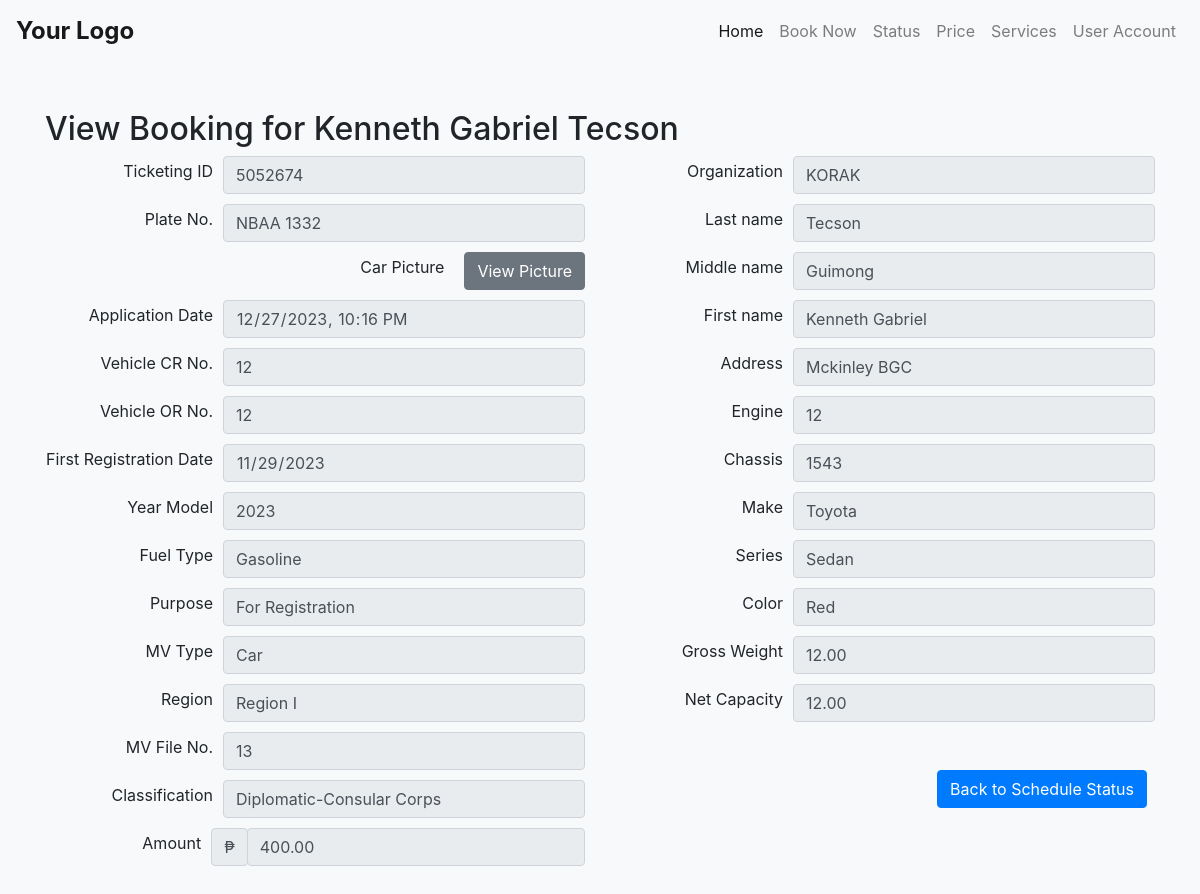
Page /view-booking.php?id=2 (signed in) on the earlier database version.
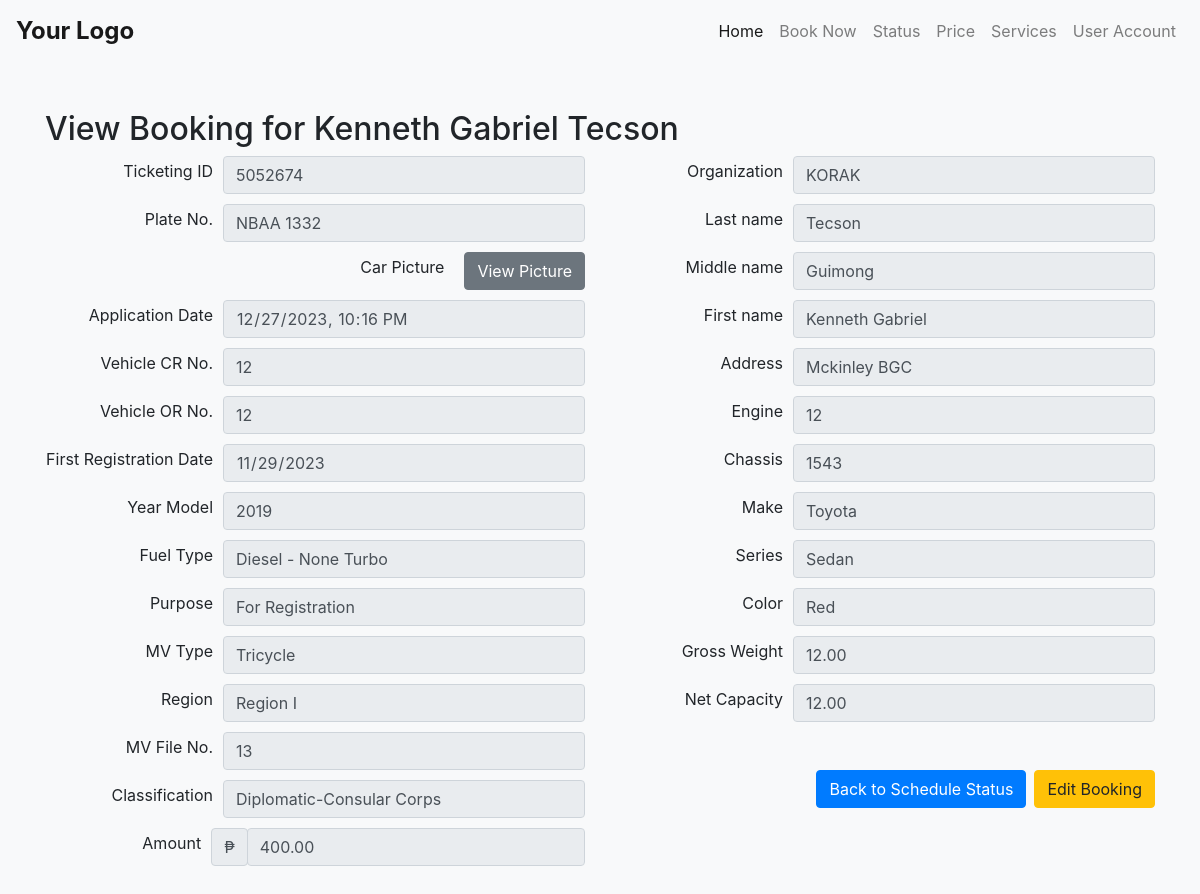
Same page on the later database version.
### tables this page shows
CREATE TABLE `car_emission` (
  `id` int(11) NOT NULL,
  `event_id` int(11) NOT NULL,
  `user_id` int(11) NOT NULL,
  `plate_number` varchar(20) NOT NULL,
  `customer_email` varchar(255) NOT NULL,
  `customer_first_name` varchar(255) NOT NULL,
  `customer_middle_name` varchar(255) DEFAULT NULL,
  `customer_last_name` varchar(255) NOT NULL,
  `address` varchar(255) DEFAULT NULL,
  `status` varchar(20) NOT NULL,
  `app_date` datetime DEFAULT NULL,
  `vehicle_cr_no` varchar(50) DEFAULT NULL,
  `vehicle_or_no` varchar(50) DEFAULT NULL,
  `first_reg_date` date DEFAULT NULL,
  `year_model` varchar(10) DEFAULT NULL,
  `fuel_type` varchar(50) DEFAULT NULL,
  `purpose` varchar(50) DEFAULT NULL,
  `mv_type` varchar(50) DEFAULT NULL,
  `region` varchar(50) DEFAULT NULL,
  `mv_file_no` varchar(50) DEFAULT NULL,
  `classification` varchar(50) DEFAULT NULL,
  `payment_date` datetime DEFAULT NULL,
  `petc_or` varchar(50) DEFAULT NULL,
  `amount` decimal(10,2) DEFAULT NULL,
  `organization` varchar(100) DEFAULT NULL,
  `engine` varchar(50) DEFAULT NULL,
  `chassis` varchar(50) DEFAULT NULL,
  `make` varchar(50) DEFAULT NULL,
  `series` varchar(50) DEFAULT NULL,
  `color` varchar(50) DEFAULT NULL,
  `gross_weight` decimal(10,2) DEFAULT NULL,
  `net_capacity` decimal(10,2) DEFAULT NULL,
  `cec_number` varchar(50) DEFAULT NULL,
  `mvect_operator` varchar(50) DEFAULT NULL,
  `car_picture` varchar(255) NOT NULL,
  `paymentMethod` varchar(50) NOT NULL,
  `paymentStatus` varchar(50) NOT NULL,
  `ticketing_id` varchar(20) NOT NULL,
  `reference_number` varchar(50) DEFAULT NULL,
  `date_tested` datetime DEFAULT NULL,
  `smurf_admin_id` int(11) DEFAULT NULL
);

### view-booking.php (the view, shortened to what the changed rows need)
<?php
include("partials/navbar.php");
include("connect/connection.php");
$customerEmail = $_SESSION['email'];
$customerQuery = $connect->prepare("SELECT first_name, middle_name, last_name FROM login WHERE email = ?");
$customerQuery->bind_param("s", $customerEmail);
$customerQuery->execute();
$customerResult = $customerQuery->get_result();
$customerDetails = $customerResult->fetch_assoc();
if (isset($_GET['id'])) {
    $bookingId = $_GET['id'];
    $bookingQuery = $connect->prepare("SELECT * FROM car_emission WHERE id = ?");
    $bookingQuery->bind_param("i", $bookingId);
    $bookingQuery->execute();
    $bookingResult = $bookingQuery->get_result();
    $bookingDetails = $bookingResult->fetch_assoc();
} else {
    header('Location: schedule-status.php');
    exit();
}
?>
<!DOCTYPE html>
<html lang="en">
<head>
    <link rel="stylesheet" href="https://maxcdn.bootstrapcdn.com/bootstrap/4.0.0/css/bootstrap.min.css">
</head>
<body class="bg-light">
    <div class="container py-5">
        <h2>View Booking for <?php echo $customerDetails['first_name'] . ' ' . $customerDetails['last_name']; ?></h2>
        <div class="row">
            <div class="col-md-6">
                    <div class="form-group">
                    <label for="ticketing_id"> Ticketing ID </label>
                    <input type="text" name="ticketing_id" id="ticketing_id" class="form-control" value="<?php echo $bookingDetails['ticketing_id']; ?>" readonly>
                    </div>
                    <div class="form-group">
                    <label for="plate_num"> Plate No. </label>
                    <input type="text" name="plate_num" id="plate_num" class="form-control" value="<?php echo $bookingDetails['plate_number']; ?>" readonly>
                    </div>
                    <div class="form-group">
                    <label for="appDate">Application Date</label>
                    <input type="datetime-local" name="appDate" id="appDate" class="form-control" value="<?php echo $bookingDetails['app_date']; ?>" readonly>
                    </div>
                    <div class="form-group">
                    <label for="vehicleCrNo">Vehicle CR No.</label>
                    <input type="text" name="vehicleCrNo" id="vehicleCrNo" class="form-control" value="<?php echo $bookingDetails['vehicle_cr_no']; ?>" readonly>
                    </div>
                    <div class="form-group">
                    <label for="vehicleOrNo">Vehicle OR No.</label>
                    <input type="text" name="vehicleOrNo" id="vehicleOrNo" class="form-control" value="<?php echo $bookingDetails['vehicle_or_no']; ?>" readonly>
                    </div>
                    <div class="form-group">
                    <label for="firstRegDate">First Registration Date</label>
                    <input type="date" name="firstRegDate" id="firstRegDate" class="form-control" value="<?php echo $bookingDetails['first_reg_date']; ?>" readonly>
                    </div>
                    <div class="form-group">
                    <label for="yearModel">Year Model</label>
                    <input type="text" name="yearModel" id="yearModel" class="form-control" value="<?php echo $bookingDetails['year_model']; ?>" readonly>
                    </div>
                    <div class="form-group">
                    <label for="fuelType">Fuel Type</label>
                    <input type="text" name="fuelType" id="fuelType" class="form-control" value="<?php echo $bookingDetails['fuel_type']; ?>" readonly>
                    </div>
                    <div class="form-group">
                    <label for="purpose">Purpose</label>
                    <input name="purpose" id="purpose" class="form-control" value="<?php echo $bookingDetails['purpose']; ?>" readonly>
                    </div>
                    <div class="form-group">
                    <label for="mvType">MV Type</label>
                    <input name="mvType" id="mvType" class="form-control" value="<?php echo $bookingDetails['mv_type']; ?>" readonly>
                    </div>
                    <div class="form-group">
                    <label for="region">Region</label>
                    <input name="region" id="region" class="form-control" value="<?php echo $bookingDetails['region']; ?>" readonly>
                    </div>
                    <div class="form-group">
                    <label for="mvFileNo">MV File No.</label>
                    <input type="text" name="mvFileNo" id="mvFileNo" class="form-control" value="<?php echo $bookingDetails['mv_file_no']; ?>" readonly>
                    </div>
                    <div class="form-group">
                    <label for="classification">Classification</label>
                    <input name="classification" id="classification" class="form-control" value="<?php echo $bookingDetails['classification']; ?>" readonly>
                    </div>
                    <div class="form-group">
                    <label for="amount">Amount</label>
                    <div class="input-group-prepend">
                     <span class="input-group-text">₱</span>
                    </div>
                    <input type="text" name="amount" id="amount" class="form-control" value="<?php echo $bookingDetails['amount']; ?>" readonly>
                    </div>
                         </div>
            <div class="col-md-6">
                    <div class="form-group">
                    <label for="organization">Organization </label>
                    <input type="text" name="organization" id="organization" class="form-control" value="<?php echo $bookingDetails['organization']; ?>" readonly>
                    </div>
                    <div class="form-group">
                    <label for="last_name"> Last name </label>
                    <input type="text" name="customerLastName" id="last_name" class="form-control" value="<?php echo $bookingDetails['customer_last_name']; ?>" readonly>
                    </div>
                    <div class="form-group">
                    <label for="middle_name"> Middle name </label>
                    <input type="text" name="customerMiddleName" id="middle_name" class="form-control" value="<?php echo $bookingDetails['customer_middle_name']; ?>" readonly>
                    </div>
                    <div class="form-group">
                    <label for="first_name"> First name </label>
                    <input type="text" name="customerFirstName" id="first_name" class="form-control" value="<?php echo $bookingDetails['customer_first_name']; ?>" readonly>
                    </div>
                    <div class="form-group">
                    <label for="address">Address</label>
                    <input type="type" name="customerAddress" id="address" class="form-control"  value="<?php echo $bookingDetails['address']; ?>" readonly>
                    </div>
                    <div class="form-group">
                    <label for="engine">Engine</label>
                    <input type="text" name="engine" id="engine" class="form-control" value="<?php echo $bookingDetails['engine']; ?>" readonly>
                    </div>
                    <div class="form-group">
                    <label for="chassis">Chassis</label>
                    <input type="text" name="chassis" id="chassis" class="form-control" value="<?php echo $bookingDetails['chassis']; ?>" readonly>
                    </div>
                    <div class="form-group">
                    <label for="make">Make</label>
                    <input name="make" id="make" class="form-control" value="<?php echo $bookingDetails['make']; ?>" readonly>
                    </div>
                    <div class="form-group">
                    <label for="series">Series</label>
                    <input name="series" id="series" class="form-control" value="<?php echo $bookingDetails['series']; ?>" readonly>
                  </div>
                    <div class="form-group">
                    <label for="color">Color</label>
                    <input name="color" id="color" class="form-control" value="<?php echo $bookingDetails['color']; ?>" readonly>
                    </div>
                    <div class="form-group">
                    <label for="grossWeight">Gross Weight</label>
                    <input type="text" name="grossWeight" id="grossWeight" class="form-control" value="<?php echo $bookingDetails['gross_weight']; ?>" readonly>
                    </div>
                    <div class="form-group">
                    <label for="netCapacity">Net Capacity</label>
                    <input type="text" name="netCapacity" id="netCapacity" class="form-control" value="<?php echo $bookingDetails['net_capacity']; ?>" readonly>
                    </div>
                    <div class="col-md-13">
<div class="col-md-13">
    <div class="d-flex justify-content-end mt-md-5 mt-3">
    <a href="schedule-status.php" class="btn btn-primary mr-2">Back to Schedule Status</a>
    <?php if ($bookingDetails['status'] !== 'doned' && $bookingDetails['status'] !== 'canceled'): ?>
        <a href="edit-booking.php?id=<?php echo $bookingDetails['id']; ?>" class="btn btn-warning">Edit Booking</a>
    <?php endif; ?>
</div>
</div>
            </div>
        </div>
    </div>
</body>
</html>

Differences in the rows shown:
changed car_emission "NBAA 1332": yearModel "2023" → "2019"; fuelType "Gasoline" → "Diesel - None Turbo"; mvType "Car" → "Tricycle"; status "doned" → "booked" (drawn)
Other differences:
text now shown: "Edit Booking"
